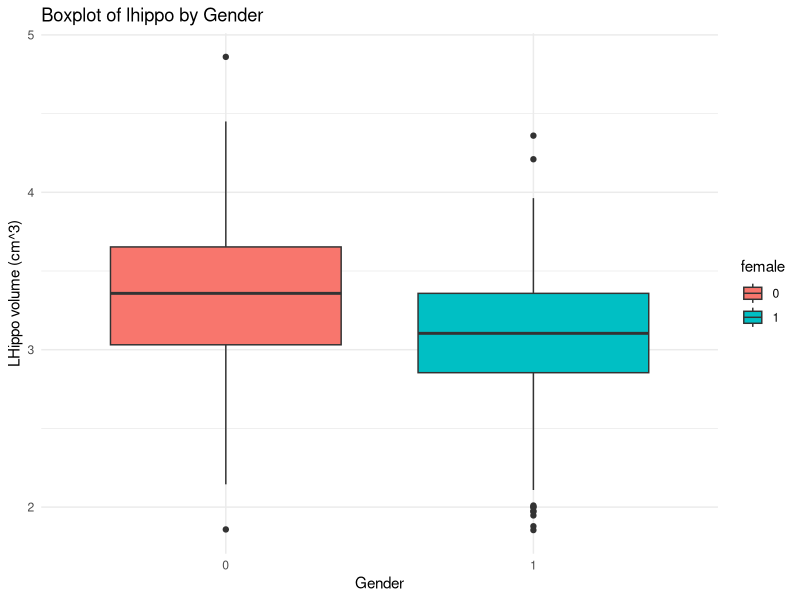
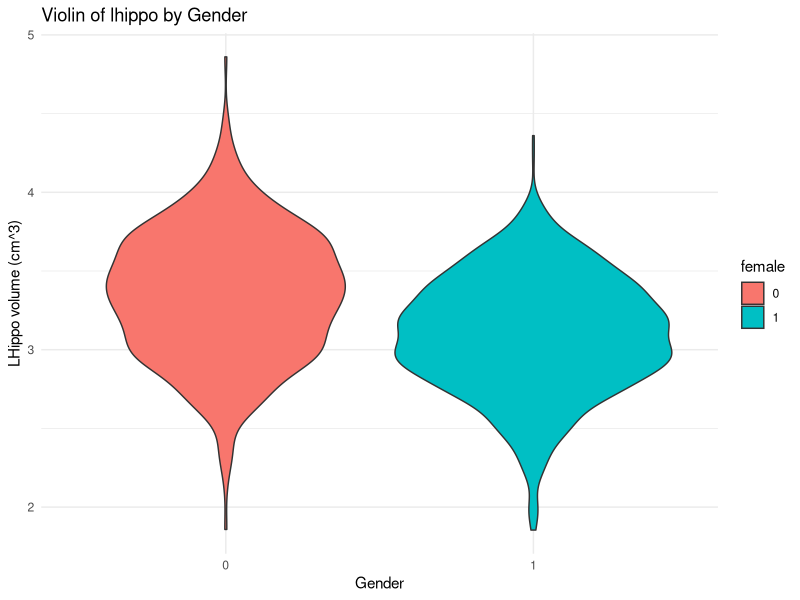
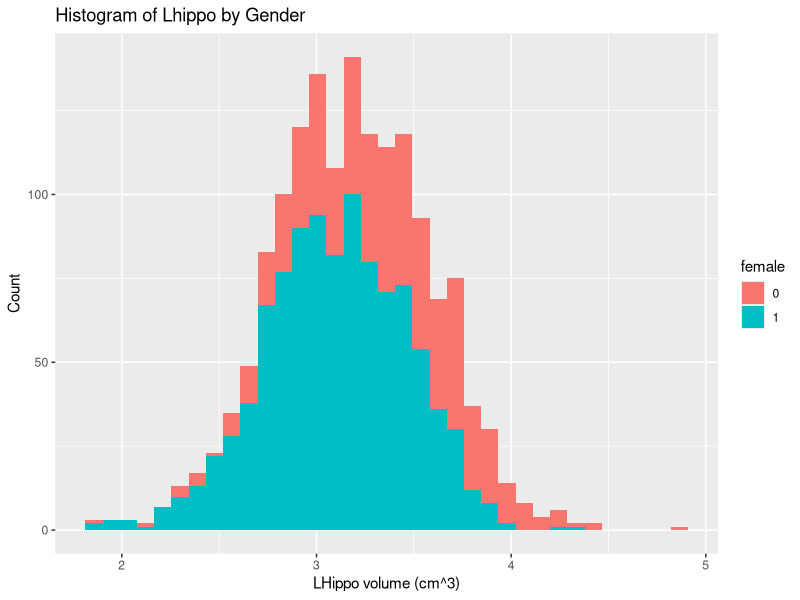
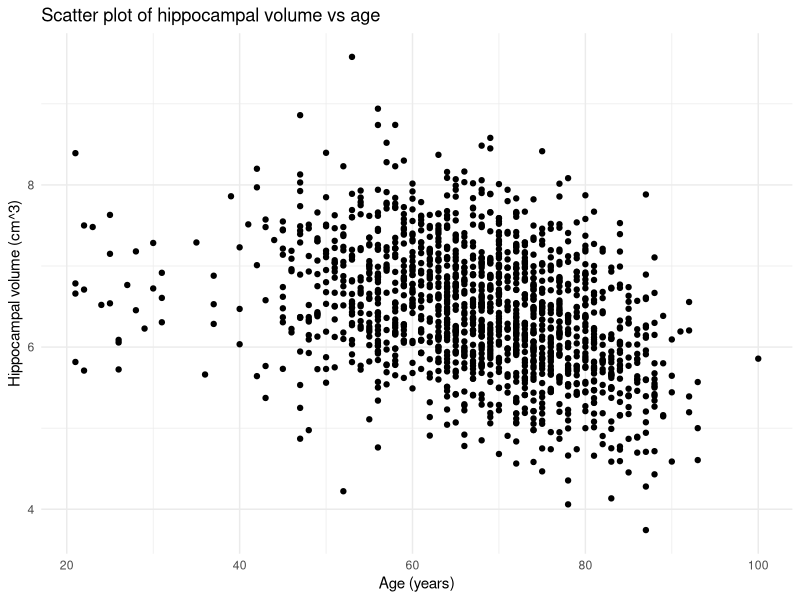
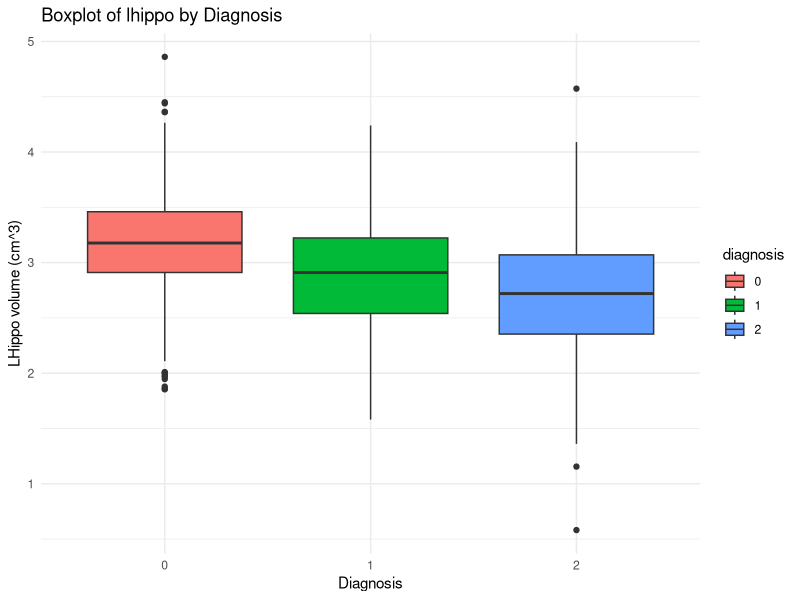

The R script that drew these images, in order:
## ---- chunk 1
#| code-fold: true
#| echo: true
library(tidyverse)
library(ggplot2)
alzheimer_data <- read.csv('data/alzheimer_data.csv') %>% 
  select(id, diagnosis, age, educ, female, height, weight, lhippo, rhippo) %>% 
  mutate(diagnosis = as.factor(diagnosis), 
         female = as.factor(female),
         hippo=lhippo + rhippo)


alzheimer_healthy <- read.csv('data/alzheimer_data.csv') %>% 
  select(id, diagnosis, age, educ, female, height, weight, lhippo, rhippo) %>% 
  mutate(diagnosis = as.factor(diagnosis),
         female = as.factor(female), 
         hippo=lhippo+rhippo) %>% 
  filter(diagnosis==0)
## ---- chunk 2
#| code-fold: true
#| echo: true

ggplot(data= alzheimer_healthy,
       mapping= aes(x= female, 
                    y=lhippo,
                    fill=female)) +
  geom_boxplot()+
  labs(
    title="Boxplot of lhippo by Gender",
    x="Gender",
    y="LHippo volume (cm^3)") +  
  theme_minimal()
## ---- chunk 3
#| code-fold: true
#| echo: true
ggplot(data= alzheimer_healthy,
       mapping= aes(x= female, 
                    y=lhippo,
                    fill=female)) +
  geom_violin()+
  labs(
    title="Violin of lhippo by Gender",
    x="Gender",
    y="LHippo volume (cm^3)") +  
  theme_minimal()
## ---- chunk 4
#| code-fold: true
#| echo: true
ggplot(data= alzheimer_healthy,
       mapping= aes(x=lhippo,
                    fill=female)) +
  geom_histogram(bins=35)+
  labs(
    title="Histogram of Lhippo by Gender",
    x="LHippo volume (cm^3)",
    y="Count") 
## ---- chunk 5
#| code-fold: true
#| echo: true

t.test(alzheimer_healthy$lhippo[alzheimer_healthy$female==0], alzheimer_healthy$lhippo[alzheimer_healthy$female==1])

#alternative way to do the same test
t.test(alzheimer_healthy$lhippo ~ alzheimer_healthy$female)
## ---- chunk 6
#| code-fold: true
#| echo: true
t.test(alzheimer_data$rhippo, alzheimer_data$lhippo, paired = T)

#equivalently, 
t.test(alzheimer_data$rhippo- alzheimer_data$lhippo)
## ---- chunk 7
#| code-fold: true

table(alzheimer_data$hippo>7,
      alzheimer_data$female)

chisq.test(table(alzheimer_data$rhippo>7,
      alzheimer_data$female))
## ---- chunk 8
#| code-fold: true
#| echo: true
#| fig-align: center

#plot(alzheimer_healthy$age, alzheimer_healthy$hippo)
ggplot(data= alzheimer_healthy,
       mapping= aes(x= age, 
                    y= hippo)) +
  geom_point() +
  labs(
    title="Scatter plot of hippocampal volume vs age",
    x="Age (years)",
    y="Hippocampal volume (cm^3)") +  
  theme_minimal()
## ---- chunk 9
#| code-fold: true
#| echo: true
cor.test(alzheimer_healthy$age, alzheimer_healthy$hippo)

#alternatively, we can use linear regression
summary(lm(alzheimer_healthy$hippo ~ alzheimer_healthy$age))
## ---- chunk 10
#| code-fold: true
#| echo: true

ggplot(data= alzheimer_data,
       mapping= aes(x= diagnosis, 
                    y=lhippo,
                    fill=diagnosis)) +
  geom_boxplot()+
  labs(
    title="Boxplot of lhippo by Diagnosis",
    x="Diagnosis",
    y="LHippo volume (cm^3)") +  
  theme_minimal()
## ---- chunk 11
#| code-fold: true
#| echo: true
summary(aov(alzheimer_data$lhippo ~ alzheimer_data$diagnosis))

#equivalently
summary(aov(lhippo ~ diagnosis, data=alzheimer_data))
